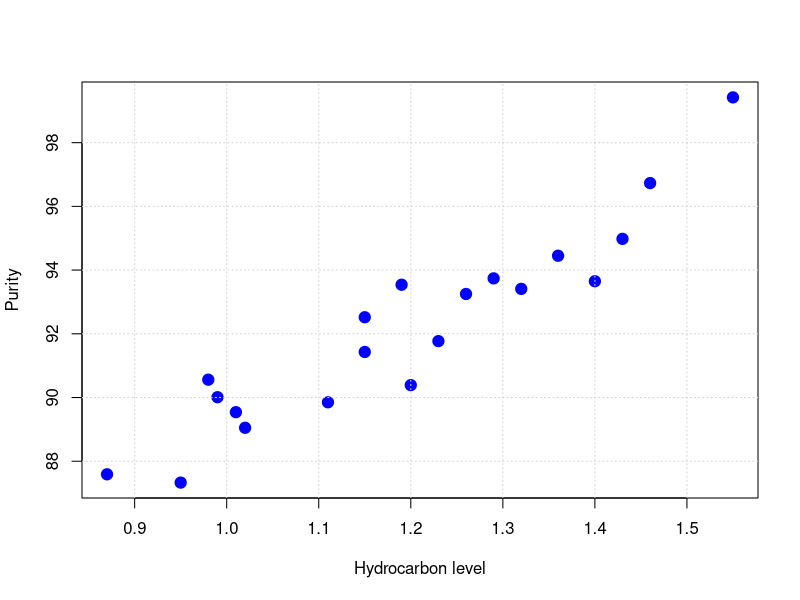
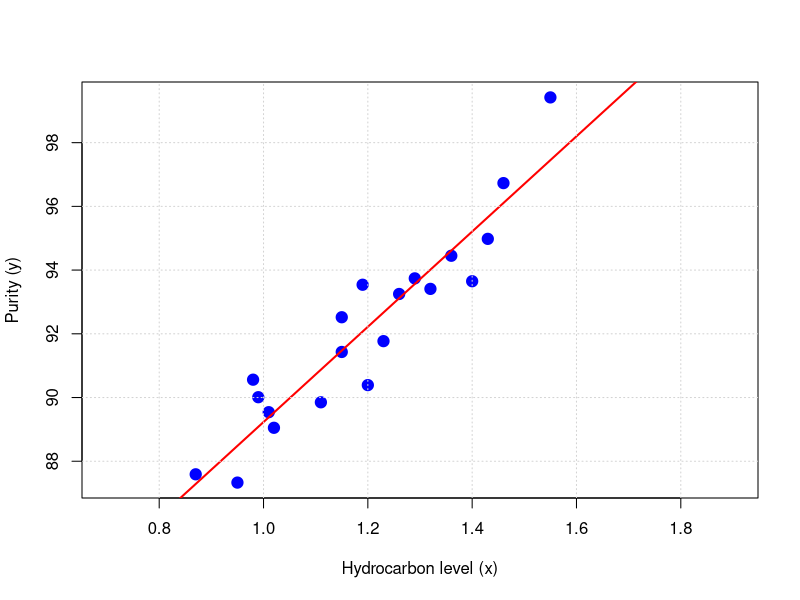
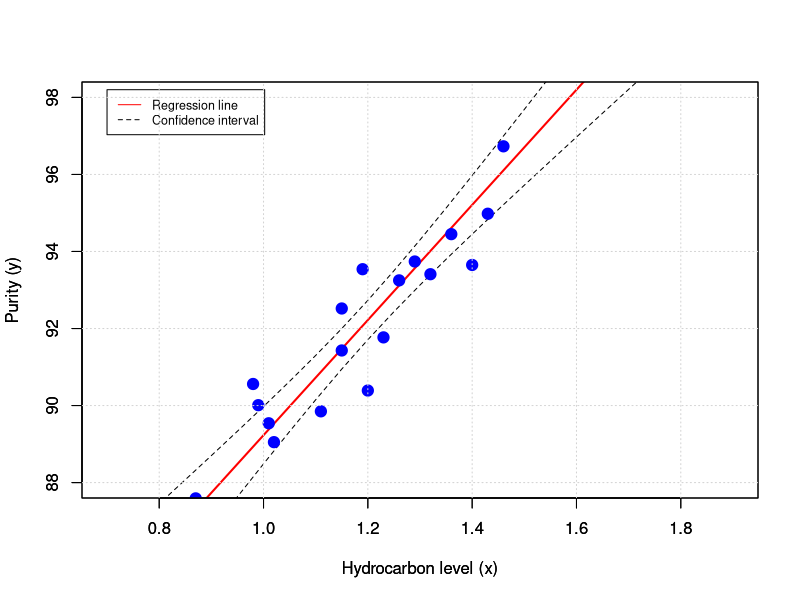
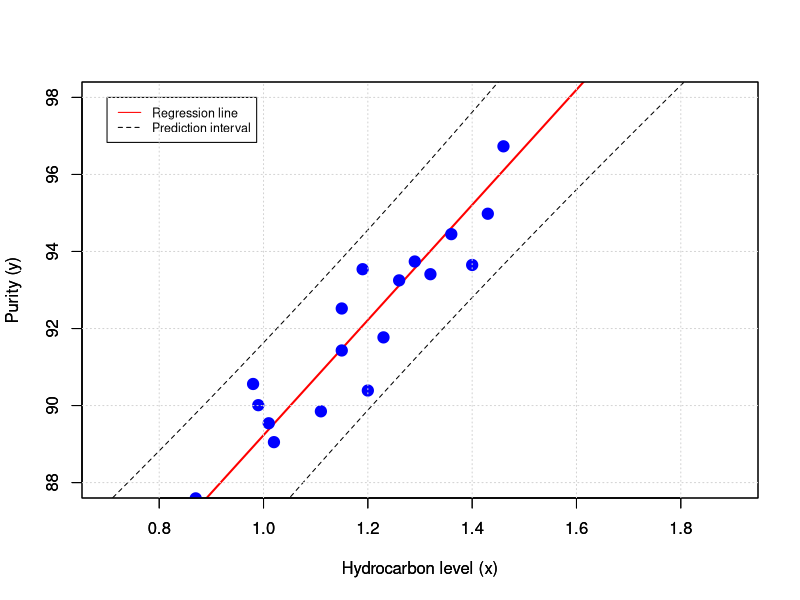

These figures' R source, in order:
## ---- chunk 1
knitr::opts_chunk$set(echo = TRUE)
## ---- chunk 2
DATA = data.frame(
  Hydrocarbon = c(0.99, 1.02, 1.15, 1.29, 1.46, 1.36, 0.87, 1.23, 1.55, 1.4, 1.19, 1.15, 0.98,
       1.01, 1.11, 1.2, 1.26, 1.32, 1.43, 0.95),
  Purity = c(90.01, 89.05, 91.43, 93.74, 96.73, 94.45, 87.59, 91.77, 99.42, 93.65,
       93.54, 92.52, 90.56, 89.54, 89.85, 90.39, 93.25, 93.41, 94.98, 87.33)
  )
## ---- chunk 3
# dev.new(width=4.5,height=4.5)
plot(DATA$Hydrocarbon, DATA$Purity, pch = 19, col = "blue",cex=1.5
     ,xlab = "Hydrocarbon level",ylab = "Purity")
grid()
## ---- chunk 4
X <- c(0.99, 1.02, 1.15, 1.29, 1.46, 1.36, 0.87, 1.23, 1.55, 1.4, 1.19, 1.15, 0.98,
       1.01, 1.11, 1.2, 1.26, 1.32, 1.43, 0.95)
Y <- c(90.01, 89.05, 91.43, 93.74, 96.73, 94.45, 87.59, 91.77, 99.42, 93.65,
       93.54, 92.52, 90.56, 89.54, 89.85, 90.39, 93.25, 93.41, 94.98, 87.33)
## ---- chunk 5
n <- length(Y) # Jumlah data

S_xy <- (sum(X*Y)-((sum(Y)*sum(X))/n)) # Perhitungan S_xy
S_xx <- (sum(X^2)-(sum(X)^2)/n) # Perhitungan S_xx

# Calculate beta_1 and beta_0
beta_1 <- S_xy/S_xx # Beta (slope)
beta_0 <- mean(Y)-beta_1*mean(X) # Beta 0 (intercept)

cat("Harga beta_0 adalah ", beta_0, "\n")
cat("Harga beta_0 adalah ", beta_1, "\n")
## ---- chunk 6
linregmod <- lm(Y~X) # Buat model regresi bernama `linregmod`
## ---- chunk 7
print(linregmod) # Cetak koefisien dan juga formula dari model regresi linear
## ---- chunk 8
summary(linregmod) # Cetak informasi lain dari model regresi linear
## ---- chunk 9
DATA = data.frame(
  Hydrocarbon = c(0.99, 1.02, 1.15, 1.29, 1.46, 1.36, 0.87, 1.23, 1.55, 1.4, 1.19, 1.15, 0.98,
       1.01, 1.11, 1.2, 1.26, 1.32, 1.43, 0.95),
  Purity = c(90.01, 89.05, 91.43, 93.74, 96.73, 94.45, 87.59, 91.77, 99.42, 93.65,
       93.54, 92.52, 90.56, 89.54, 89.85, 90.39, 93.25, 93.41, 94.98, 87.33)
)
## ---- chunk 10
DATA
## ---- chunk 11
DATA$Hydrocarbon # Tampilkan data Hydrocarbon
DATA$Purity # Tampilkan data purity
## ---- chunk 12
linregmod2 = lm(data=DATA, formula=Purity~Hydrocarbon)
## ---- chunk 13
print(linregmod2)
## ---- chunk 14
summary(linregmod2)
## ---- chunk 15
xnew = data.frame(Hydrocarbon = seq(0.7,1.9,0.05))
ynew = predict(linregmod2,xnew)
plot(DATA$Hydrocarbon,DATA$Purity,pch=19,col="blue",cex=1.5,xlab = "Hydrocarbon level (x)",ylab="Purity (y)"
     ,xlim=c(0.7, 1.9))
lines(xnew$Hydrocarbon, ynew, col="red",type = "l",lwd = 2)
grid()
## ---- chunk 16
confint(linregmod2,level=0.95)
## ---- chunk 17
ynew = predict(linregmod2,xnew,interval="confidence")
print(ynew)
## ---- chunk 18
xnew = data.frame(Hydrocarbon = seq(0.7,1.9,0.05))
ynew = predict(linregmod2,xnew,interval="confidence")
plot(xnew$Hydrocarbon,ynew[,1],type = "l",col = "red",lwd=2,xlab = "Hydrocarbon level (x)"
     ,ylab="Purity (y)",xlim=c(0.7, 1.9), ylim = c(88,98))
lines(xnew$Hydrocarbon,ynew[,2],col="black",lty = 2)
lines(xnew$Hydrocarbon,ynew[,3],col="black",lty = 2)
par(new=TRUE)
plot(DATA$Hydrocarbon,DATA$Purity,pch=19,col="blue",cex=1.5,xlab = "Hydrocarbon level (x)",ylab="Purity (y)"
     ,xlim=c(0.7, 1.9), ylim = c(88,98))
legend(0.7,98.2,legend=c("Regression line","Confidence interval"),col=c("red","black")
       ,lty = c(1,2), pt.cex=1, cex=0.75)
grid()
## ---- chunk 19
ynew = predict(linregmod2,xnew,interval="prediction")
plot(xnew$Hydrocarbon,ynew[,1],type = "l",col = "red",lwd=2,xlab = "Hydrocarbon level (x)"
     ,ylab="Purity (y)",xlim=c(0.7, 1.9), ylim = c(88,98))
lines(xnew$Hydrocarbon,ynew[,2],col="black",lty = 2)
lines(xnew$Hydrocarbon,ynew[,3],col="black",lty = 2)
par(new=TRUE)
plot(DATA$Hydrocarbon,DATA$Purity,pch=19,col="blue",cex=1.5,xlab = "Hydrocarbon level (x)",ylab="Purity (y)",
     xlim=c(0.7, 1.9), ylim = c(88,98))
legend(0.7,98,legend=c("Regression line","Prediction interval"),col=c("red","black")
       ,lty = c(1,2), pt.cex=1, cex=0.75)
grid()
